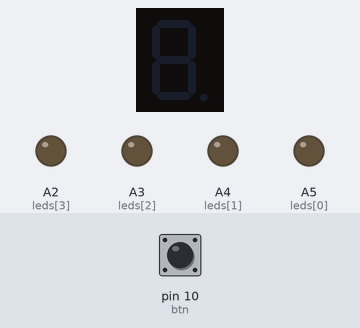
A sketch run on a simulated Arduino Uno, built with avr-gcc and run on an emulated ATmega328P. On the bench: 1-digit seven-segment display, output pins drawn as LEDs (lit = HIGH). Wiring (inferred from the names in the program): 1-digit 7-segment display, segments lit when LOW: segments pin 4, pin 5, pin 8, pin 7, pin 6, pin 3, pin 2. The test bench sets the inputs (shaded band); at power-on: pin 10 (btn) HIGH. Random numbers use the default seed unless the sketch sets one; the segment pins are drawn as the display they are named for; pins used as bus, display or sensor lines are not drawn.

Above: at 1.2 s.
1.3 s: pin 10 (btn) pulled LOW for 0.15 s
At 4.02 s:
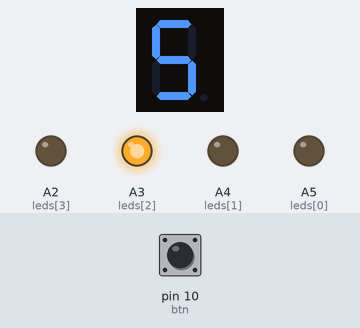
4.3 s: pin 10 (btn) pulled LOW for 1 s
At 6.56 s:
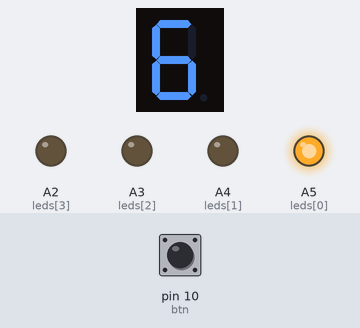
7.3 s: pin 10 (btn) pulled LOW for 0.15 s
At 9.79 s:
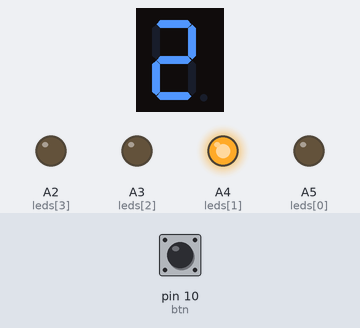
10.3 s: pin 10 (btn) pulled LOW for 3.2 s
At 15.1 s:
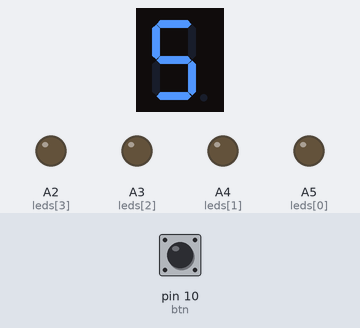
16.1 s: pin 10 (btn) pulled LOW for 0.15 s
At 18.15 s:
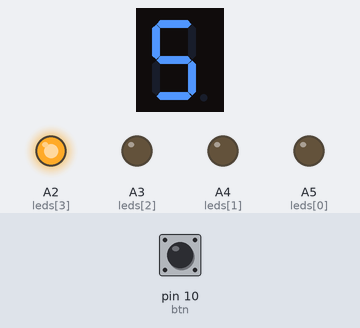
19.1 s: pin 10 (btn) pulled LOW for 1 s
At 22.1 s:
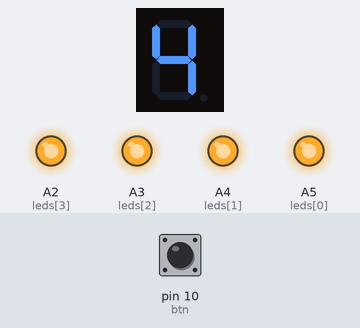
Timing chart, 0 to 24.1 s (numbered marks = the images above; inputs shaded):
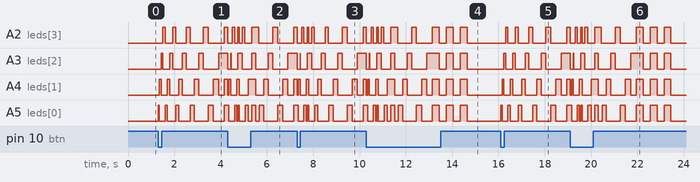

The sketch:

src.ino
```cpp
const int a = 4;
const int b = 5;
const int c = 8;
const int d = 7;
const int e = 6;
const int f = 3;
const int g = 2;

const byte leds[] = {A5, A4, A3, A2};
const int segments[7] = {a, b, c, d, e, f, g};
const bool COMMON_ANODE = true;

const int btn = 10;

const bool numbers[10][7] = {
  {1,1,1,1,1,1,0}, // 0
  {0,1,1,0,0,0,0}, // 1
  {1,1,0,1,1,0,1}, // 2
  {1,1,1,1,0,0,1}, // 3
  {0,1,1,0,0,1,1}, // 4
  {1,0,1,1,0,1,1}, // 5
  {1,0,1,1,1,1,1}, // 6
  {1,1,1,0,0,0,0}, // 7
  {1,1,1,1,1,1,1}, // 8
  {1,1,1,1,0,1,1}  // 9
};

// timers
unsigned long diceTimer = 0;
unsigned long ledTimer = 0;
unsigned long celebrateTimer = 0;

// states
bool rolling = false;
bool celebrating = false;

int rollStep = 0;
int finalResult = 0;

int ledIndex = 0;

void showNumber(int number){
  for(int i = 0; i < 7; i++){
    digitalWrite(segments[i], COMMON_ANODE ? !numbers[number][i] : numbers[number][i]);
  }
}

void clearDisplay(){
  for(int i = 0; i < 7; i++){
    digitalWrite(segments[i], COMMON_ANODE ? HIGH : LOW);
  }
}

// leds
void updateLedDance(int speed){
  if (millis() - ledTimer >= speed){
    ledTimer = millis();

    for(int i = 0; i < 4; i++) digitalWrite(leds[i], LOW);
    digitalWrite(leds[ledIndex], HIGH);

    ledIndex = (ledIndex + 1) % 4;
  }
}

int celebrateStep = 0;

void updateCelebrate(){
  if (!celebrating) return;

  if (millis() - celebrateTimer >= 300){
    celebrateTimer = millis();

    bool on = (celebrateStep % 2 == 0);
    for(int i=0;i<4;i++) digitalWrite(leds[i], on ? HIGH : LOW);

    celebrateStep++;

    if (celebrateStep >= 6) {   // 3 blinks
      celebrating = false;
      celebrateStep = 0;
    }
  }
}

void updateDice() {
  if (!rolling) return;

  int speed = 50 + rollStep * 10;

  if (millis() - diceTimer >= speed) {
    diceTimer = millis();

    int randomNumber = random(1,7);
    showNumber(randomNumber);

    updateLedDance(speed);

    rollStep++;

    if (rollStep >= 20) {
      rolling = false;
      finalResult = random(1,7);
      showNumber(finalResult);
      celebrating = true;
    }
  }
}

void checkButton() {
  static bool lastState = HIGH;
  bool current = digitalRead(btn);

  if (current == LOW && lastState == HIGH) {rolling = true; rollStep = 0;}
  lastState = current;
}

void setup() {
  for(int i=0;i<7;i++){pinMode(segments[i], OUTPUT); digitalWrite(segments[i], HIGH);}
  for(int i=0;i<4;i++) {pinMode(leds[i], OUTPUT);}

  pinMode(btn, INPUT_PULLUP);
  randomSeed(analogRead(A0));
}

void loop(){
  checkButton();
  updateDice();
  updateCelebrate();
}
```

Measured:
- after the input at 1.3 s, A2 (leds[3]): LOW → HIGH after 0.21 s, → LOW 0.09 s later, → HIGH 0.33 s later, → LOW 0.13 s later, … (9 changes in this stretch); the display: first changes at once (image 1 shows a later state)
- after the input at 4.3 s, the display: changes at once (image 2)
- after the input at 7.3 s, the display: first changes at once (image 3 shows a later state)
- after the input at 10.3 s, the display: first changes at once (image 4 shows a later state)
- after the input at 16.1 s, A2 (leds[3]): LOW → HIGH after 0.21 s, → LOW 0.09 s later, → HIGH 0.33 s later, → LOW 0.13 s later, … (9 changes in this stretch); the display: first changes after 0.06 s (image 5 shows a later state)
- after the input at 19.1 s, the display: first changes at once (image 6 shows a later state)
- what the display in image 3 shows lasts 0.5 s, from 9.7 s to 10.2 s
